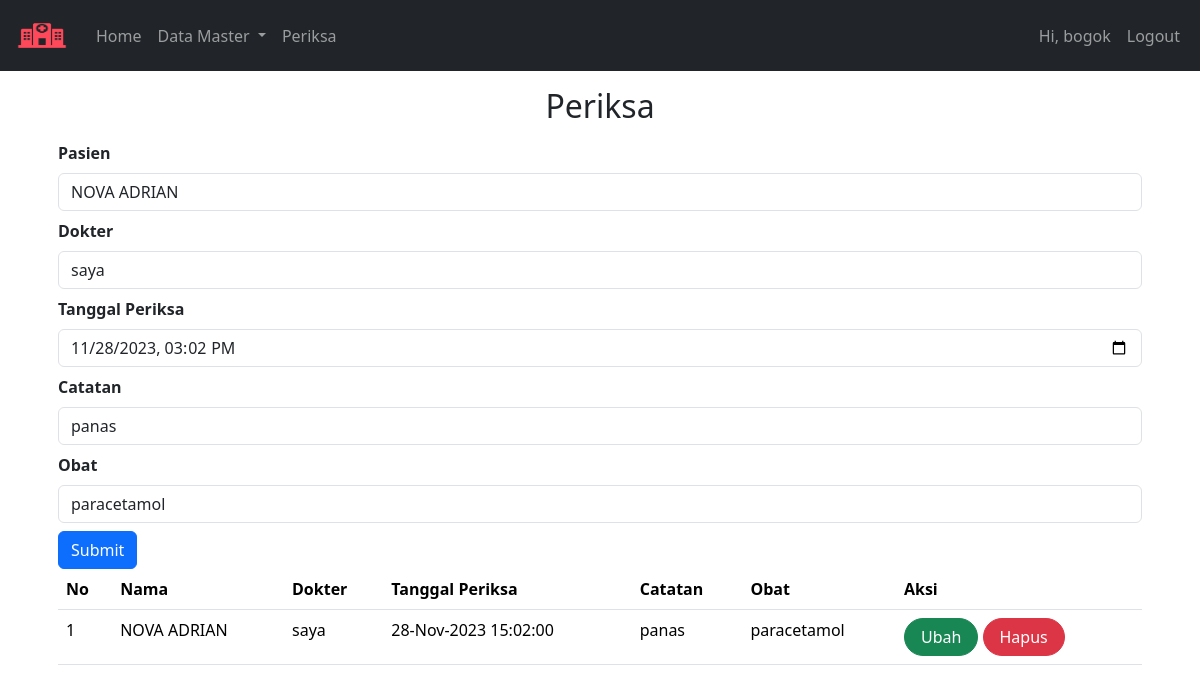
The page /index.php?page=periksa&id=37 (signed in) on the database its author committed.
### tables this page shows
CREATE TABLE `periksa` (
  `id` int(11) NOT NULL,
  `id_pasien` int(11) NOT NULL,
  `id_dokter` int(11) NOT NULL,
  `tgl_periksa` datetime NOT NULL,
  `catatan` text NOT NULL,
  `obat` varchar(255) NOT NULL
);

CREATE TABLE `pasien` (
  `id` int(11) NOT NULL,
  `nama` varchar(255) NOT NULL,
  `alamat` varchar(255) NOT NULL,
  `no_hp` varchar(50) NOT NULL
);

CREATE TABLE `dokter` (
  `id` int(11) NOT NULL,
  `nama` varchar(255) NOT NULL,
  `alamat` varchar(255) NOT NULL,
  `no_hp` varchar(50) NOT NULL
);

### periksa.php (the view, shortened to what this page needs)
<div class="form-group mx-sm-3 mb-2">
    <form action="" onsubmit="return(validate());" method="post">
        <?php
        include ('koneksi.php');
        $id_pasien = '';
        $id_dokter = '';
        $tgl_periksa = '';
        $catatan = '';
        $obat = '';
        if (isset($_GET['id'])) {
            $ambil = mysqli_query($mysqli,
            "SELECT * FROM periksa
            WHERE id='" . $_GET['id'] . "'");
            while ($row = mysqli_fetch_array($ambil)) {
                $id_pasien = $row['id_pasien'];
                $id_dokter = $row['id_dokter'];
                $tgl_periksa = $row['tgl_periksa'];
                $catatan = $row['catatan'];
                $obat = $row['obat'];
            }
        ?>
        <?php
        }
        ?>
        <label class="fw-bold">Pasien</label>
       <select class="form-control my-2" name="id_pasien">
           <?php
           include ('koneksi.php');
           $selected = '';
           $periksa = mysqli_query($mysqli, "SELECT * FROM pasien");
           while ($data = mysqli_fetch_array($periksa)) {
               if ($data['id'] == $id_pasien) {
                   $selected = 'selected="selected"';
               } else {
                   $selected = '';
               }
           ?>
               <option value="<?php echo $data['id'] ?>"  <?php echo $selected?>> <?php echo $data['nama'] ?></option>
           <?php
           }
           ?>
       </select>
       <label class="fw-bold">Dokter</label>
       <select class="form-control my-2" name="id_dokter">
           <?php
           include ('koneksi.php');
           $selected = '';
           $dokter = mysqli_query($mysqli, "SELECT * FROM dokter");
           while ($data = mysqli_fetch_array($dokter)) {
               if ($data['id'] == $id_dokter) {
                   $selected = 'selected="selected"';
               } else {
                   $selected = '';
               }
           ?>
               <option value="<?php echo $data['id'] ?>"  <?php echo $selected ?>><?php echo $data['nama'] ?></option>
           <?php
           }
           ?>
       </select>
       <label class="fw-bold">Tanggal Periksa</label>
       <input type="datetime-local" name="tgl_periksa" value="<?php echo $tgl_periksa ?>" class="form-control my-2"  required>
       <label class="fw-bold">Catatan</label>
       <input type="text" class="form-control my-2" name="catatan"  value="<?php echo $catatan ?>">
       <label  class="fw-bold">Obat</label>
       <input type="text" class="form-control my-2" name="obat"  value="<?php echo $obat ?>">
       <button class="btn btn-primary" type="submit" name="simpan" >Submit</button>
    </form>
    <div class="table-responsive">
        <table class="table">
            <thead>
                <tr>
                <th scope="col">No</th>
                <th scope="col">Nama</th>
                <th scope="col">Dokter</th>
                <th scope="col">Tanggal Periksa</th>
                <th scope="col">Catatan</th>
                <th scope="col">Obat</th>
                <th scope="col">Aksi</th>
                </tr>
            </thead>
            <?php
            include ('koneksi.php');
            $result = mysqli_query($mysqli, "SELECT pr.*,d.nama as 'nama_dokter', p.nama as 'nama_pasien' FROM periksa pr LEFT JOIN dokter d ON (pr.id_dokter=d.id) LEFT JOIN pasien p ON (pr.id_pasien=p.id) ORDER BY pr.tgl_periksa ASC");
            $no = 1;
            while ($data = mysqli_fetch_array($result)) {
            ?>
                <tr>
                    <td><?php echo $no++ ?></td>
                    <td><?php echo $data['nama_pasien'] ?></td>
                    <td><?php echo $data['nama_dokter'] ?></td>
                    <td><?php echo date('d-M-Y H:i:s', strtotime ($data['tgl_periksa']))  ?></td>
                    <td><?php echo $data['catatan'] ?></td>
                    <td><?php echo $data['obat'] ?></td>
                    <td>
                        <a class="btn btn-success rounded-pill px-3"
                        href="index.php?page=periksa&id=<?php echo $data['id'] ?>">
                        Ubah</a>
                        <a class="btn btn-danger rounded-pill px-3"
                        href="index.php?page=periksa&id=<?php echo $data['id'] ?>&aksi=hapus">Hapus</a>
                    </td>
                </tr>
            <?php
            }
            ?>
        </table>
    </div>
</div>

### rows shown on the page
periksa: tgl_periksa "11/28/2023 15:02", catatan "panas", obat "paracetamol", id_pasien.nama "NOVA ADRIAN", id_dokter.nama "saya", tgl_periksa "28-Nov-2023 15:02:00"

### other values the page prints
$_SESSION['username'] "bogok"
$_GET['page'] "Periksa"
form field id_pasien "NOVA ADRIAN"
form field id_dokter "saya"
